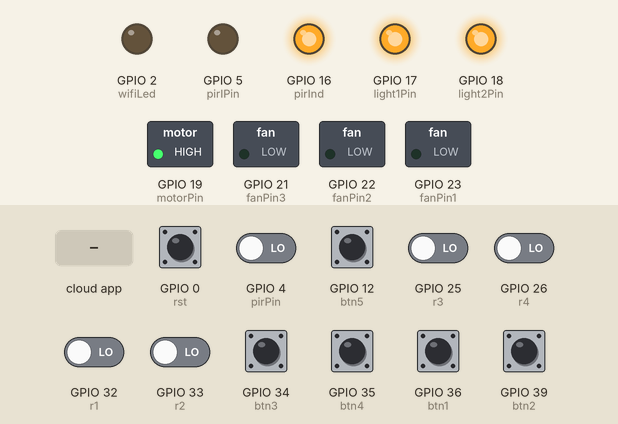
Simulated run of this sketch. Board: ESP32. Parts: switched loads named in the sketch (green lamp = pin HIGH), output pins drawn as LEDs (lit = HIGH). The test bench sets the inputs (shaded band); at power-on: GPIO 0 (rst) HIGH, GPIO 4 (pirPin), GPIO 12 (btn5), GPIO 25 (r3), GPIO 26 (r4), GPIO 32 (r1), GPIO 33 (r2), GPIO 34 (btn3), GPIO 35 (btn4), GPIO 36 (btn1), GPIO 39 (btn2) LOW. WiFi joins after 1.5 s; servers stay silent unless stated; EEPROM starts erased; what the sketch prints to the serial monitor is not drawn.

Above: at 2.4 s.
2.5 s: GPIO 4 (pirPin) driven HIGH
At 3.2 s:
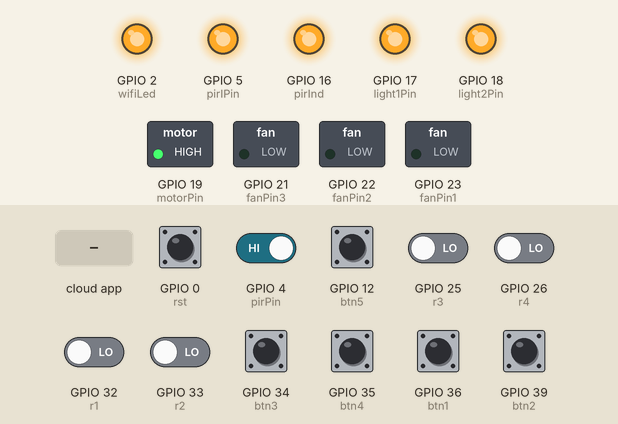
4.1 s: GPIO 12 (btn5) pulled HIGH for 0.15 s
At 5.1 s:
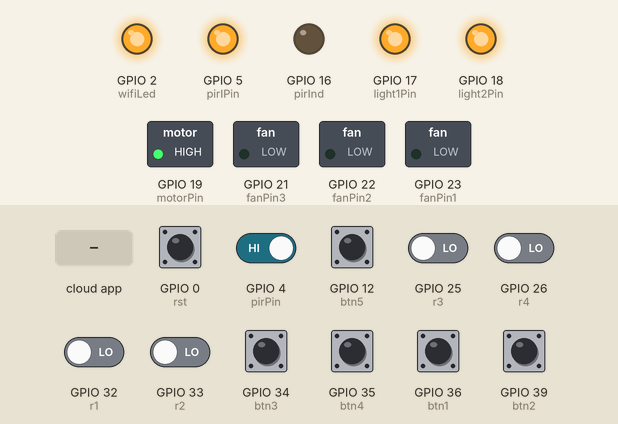
5.8 s: GPIO 25 (r3) driven HIGH
At 6.4 s:
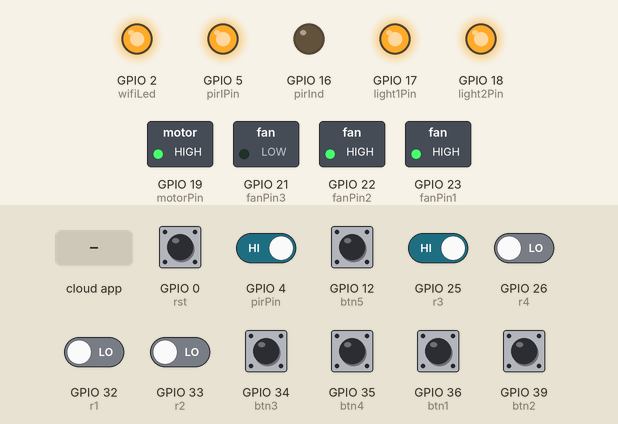
7.4 s: the phone or cloud app sets Pir to 1
At 8.4 s:
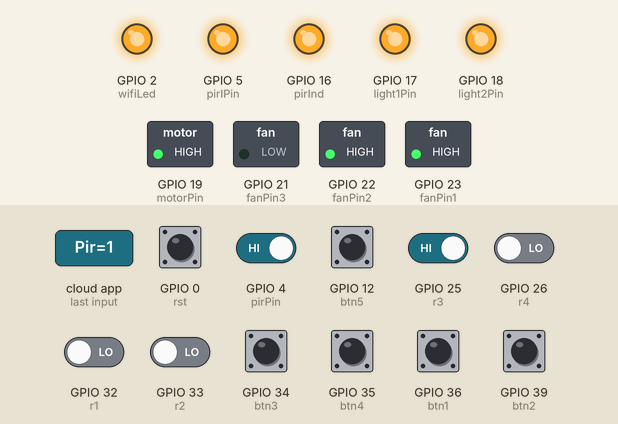
9.0 s: GPIO 26 (r4) driven HIGH
At 10.1 s:
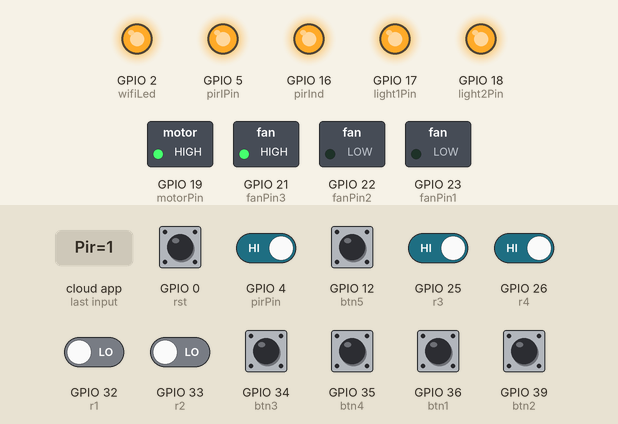
10.6 s: GPIO 32 (r1) driven HIGH
At 12.1 s:
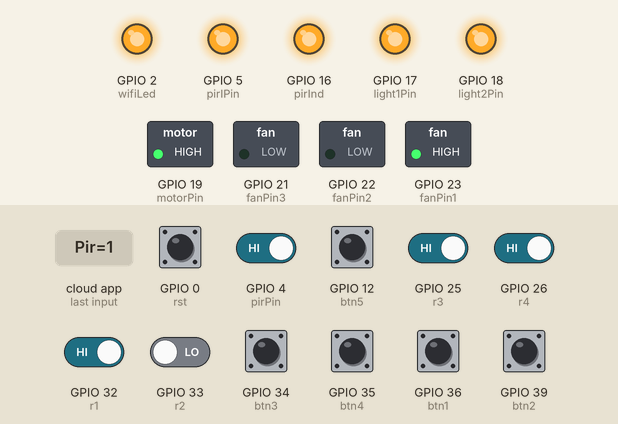
Timing chart, 0 to 13.2 s (numbered marks = the images above; inputs shaded):
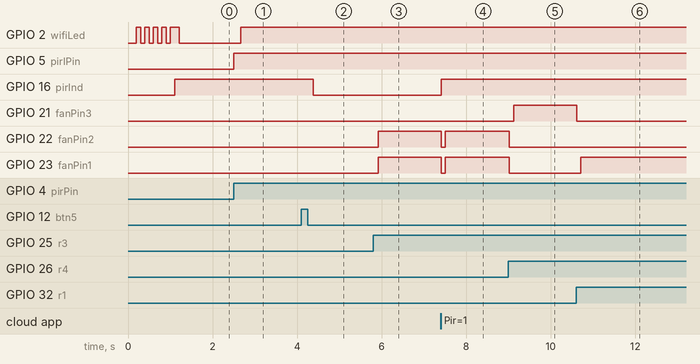

The sketch:

codeR.ino
```cpp
#include "RMaker.h"
#include "WiFi.h"
#include "WiFiProv.h"
#include <ezButton.h>
#include <EEPROM.h>
#include <IRremote.h>


#define none 2
//BLE
#define service_name "Room"
#define pop "123456789"

//timers
uint64_t w = 0;

//lightPins
#define light1Pin 17
#define light2Pin 18
#define motorPin 19
#define fanPin1 23
#define fanPin2 22
#define fanPin3 21
#define pirPin 4

//EEPROM Addr
#define light1Addr 0
#define light2Addr 1
#define motorAddr 2
#define fanAddr 3
#define fanSpeedAddr 4
#define pirAddr 5

//gpio
#define wifiLed 2
#define rst 0
#define pirInd 16
#define pirIPin 5

//deviceNames
#define light1 "Light"
#define light2 "Bed Light"
#define fan "Fan"
#define motor "Socket"
#define pir "Pir"

//DeviceStates
bool light1State = false;
bool light2State = false;
bool motorState = false;
bool fanState = false;
bool fanState1 = false;
bool fanState2 = false;
bool fanState3 = false;
uint8_t fanSpeed = 1;
bool pirState = false;
bool prevMode = false;
bool pirMode = false;
bool fanMode = false;
bool lightMode = false;

//deviceInstance
static LightBulb myLight1(light1, NULL, false);
static LightBulb myLight2(light2, NULL, false);
static Fan myFan(fan, NULL, false);
static Switch myMotor(motor, NULL, false);
static Switch myPir(pir, NULL, false);

//ezButton
#define btn1 36
#define btn2 39
#define btn3 34
#define btn4 35
#define btn5 12
ezButton button1(btn1, INPUT);
ezButton button2(btn2, INPUT);
ezButton motorBtn(btn3, INPUT);
ezButton fanBtn(btn4, INPUT);
ezButton pirBtn(btn5, INPUT);

//IrRemote
#define recvPin 27
uint32_t irData;
#define power 4244768519
#define one 4211345159
#define two 4194633479
#define three 4177921799
#define four 4144498439
#define plus 4161210119
#define minus 4094363399

void blink(uint8_t t, int speed = 100) {
  for (int i = 0; i < t; i++) {
    digitalWrite(wifiLed, LOW);
    delay(speed);
    digitalWrite(wifiLed, HIGH);
    delay(speed);
  }
}

void writeRom(uint8_t addr, bool &state) {
  EEPROM.write(addr, state);
  EEPROM.commit();
}

void controlDevice(uint8_t pin, bool &state, uint8_t addr) {
  state = !state;
  digitalWrite(pin, state);
  writeRom(addr, state);
}

#define r1 32
#define r2 33
#define r3 25
#define r4 26
struct level {
  bool cState = false;
  bool pState = true;
};

level s1;
level s2;
level s3;
level s4;

void sysProvEvent(arduino_event_t *sys_event) {
  switch (sys_event->event_id) {
    case ARDUINO_EVENT_PROV_START:
#if CONFIG_IDF_TARGET_ESP32S2
      Serial.printf("\nProvisioning Started with name \"%s\" and PoP \"%s\" on SoftAP\n", service_name, pop);
      printQR(service_name, pop, "softap");
#else
      Serial.printf("\nProvisioning Started with name \"%s\" and PoP \"%s\" on BLE\n", service_name, pop);
      printQR(service_name, pop, "ble");
#endif
      break;
    default:;
  }
}

void write_callback(Device *device, Param *param, const param_val_t val, void *priv_data, write_ctx_t *ctx) {
  const char *device_name = device->getDeviceName();
  const char *param_name = param->getParamName();

  if (strcmp(device_name, light1) == 0) {
    if (strcmp(param_name, "Power") == 0) {
      light1State = !(val.val.b);
      controlDevice(light1Pin, light1State, light1Addr);
      param->updateAndReport(val);
      (light1State) ? lightMode = true : lightMode = false;
    }
  }

  if (strcmp(device_name, light2) == 0) {
    if (strcmp(param_name, "Power") == 0) {
      light2State = !(val.val.b);
      controlDevice(light2Pin, light2State, light2Addr);
      param->updateAndReport(val);
    }
  }

  if (strcmp(device_name, motor) == 0) {
    if (strcmp(param_name, "Power") == 0) {
      motorState = !(val.val.b);
      controlDevice(motorPin, motorState, motorAddr);
      param->updateAndReport(val);
    }
  }

  if (strcmp(device_name, fan) == 0) {
    if (strcmp(param_name, "Power") == 0) {
      fanState = !(val.val.b);
      controlFan();
      (fanState) ? fanMode = true : fanMode = false;
    }
    if (strcmp(param_name, "Speed") == 0) {
      fanSpeed = val.val.i;
      fanSpeedControl();
    }
  }

  if (strcmp(device_name, pir) == 0) {
    if (strcmp(param_name, "Power") == 0) {
      pirMode = val.val.b;
      Serial.print("pirmode: ");
      Serial.println(pirMode);
      writeRom(pirAddr, pirMode);
      param->updateAndReport(val);
    }
  }
}


void setup() {
  Serial.begin(115200);
  EEPROM.begin(6);
  IrReceiver.begin(recvPin, ENABLE_LED_FEEDBACK);
  pinMode(light1Pin, OUTPUT);
  pinMode(light2Pin, OUTPUT);
  pinMode(fanPin1, OUTPUT);
  pinMode(fanPin2, OUTPUT);
  pinMode(fanPin3, OUTPUT);
  pinMode(motorPin, OUTPUT);
  pinMode(pirInd, OUTPUT);
  pinMode(pirIPin, OUTPUT);
  digitalWrite(light1Pin, light1State);
  digitalWrite(light2Pin, light2State);
  digitalWrite(motorPin, motorState);
  fanOff();
  pinMode(wifiLed, OUTPUT);
  pinMode(pirPin, INPUT);
  pinMode(rst, INPUT);
  pinMode(r1, INPUT);
  pinMode(r2, INPUT);
  pinMode(r3, INPUT);
  pinMode(r4, INPUT);

  blink(5);

  button1.setDebounceTime(100);
  button2.setDebounceTime(100);
  motorBtn.setDebounceTime(100);
  fanBtn.setDebounceTime(100);
  pirBtn.setDebounceTime(100);


  Param fanLevel("Speed", "custom.param.speed", value(1), PROP_FLAG_READ | PROP_FLAG_WRITE);
  fanLevel.addBounds(value(1), value(4), value(1));
  fanLevel.addUIType(ESP_RMAKER_UI_SLIDER);
  myFan.addParam(fanLevel);

  Node newNode;
  newNode = RMaker.initNode("Room", "Smart Home");

  myLight1.addCb(write_callback);
  myLight2.addCb(write_callback);
  myFan.addCb(write_callback);
  myMotor.addCb(write_callback);
  myPir.addCb(write_callback);

  newNode.addDevice(myLight1);
  newNode.addDevice(myLight2);
  newNode.addDevice(myFan);
  newNode.addDevice(myMotor);
  newNode.addDevice(myPir);

  RMaker.enableOTA(OTA_USING_PARAMS);
  RMaker.enableTZService();
  RMaker.enableSchedule();
  RMaker.start();

  WiFi.onEvent(sysProvEvent);

#if CONFIG_IDF_TARGET_ESP32
  WiFiProv.beginProvision(WIFI_PROV_SCHEME_BLE, WIFI_PROV_SCHEME_HANDLER_FREE_BTDM, WIFI_PROV_SECURITY_1, pop, service_name);
#else
  WiFiProv.beginProvision(WIFI_PROV_SCHEME_SOFTAP, WIFI_PROV_SCHEME_HANDLER_NONE, WIFI_PROV_SECURITY_1, pop, service_name);
#endif

  light1State = EEPROM.read(light1Addr);
  light2State = EEPROM.read(light2Addr);
  motorState = EEPROM.read(motorAddr);
  fanState = EEPROM.read(fanAddr);
  fanSpeed = EEPROM.read(fanSpeedAddr);
  pirMode = EEPROM.read(pirAddr);
  prevMode = pirMode;

  digitalWrite(pirInd, pirMode);
  digitalWrite(light1Pin, light1State);
  digitalWrite(light2Pin, light2State);
  digitalWrite(motorPin, motorState);
  fanOff();
  fanSpeedControl();

  (light1State) ? lightMode = true : lightMode = false;
  (fanState) ? fanMode = true : fanMode = false;

  myLight1.updateAndReportParam("Power", light1State);
  myLight2.updateAndReportParam("Power", light2State);
  myFan.updateAndReportParam("Power", fanState);
  myMotor.updateAndReportParam("Power", motorState);
  myPir.updateAndReportParam("Power", pirMode);
}

void loop() {
  if (digitalRead(rst) == LOW) {
    Serial.printf("Reset Button Presses!\n");
    delay(100);
    int startTime = millis();
    while (digitalRead(rst) == LOW) delay(50);
    int endTime = millis();
    if ((endTime - startTime) > 10000) {
      blink(3);
      Serial.printf("Reset to factory.\n");
      RMakerFactoryReset(2);
    } else if ((endTime - startTime) > 3000) {
      Serial.printf("Reset Wi-Fi.\n");
      blink(5, 400);
      RMakerWiFiReset(2);
    }
  }
  delay(10);
  if (WiFi.status() != WL_CONNECTED) {
    digitalWrite(wifiLed, LOW);
    if (millis() - w > 5000) {
      WiFi.reconnect();
      w = millis();
    }
  } else digitalWrite(wifiLed, HIGH);

  manualSwitchs();
  regulator();
  remote();
  pirSensor();

  if (pirMode == true && prevMode == false) {
    (pirState) ? fanState = false : fanState = true;
    (pirState) ? light1State = false : light1State = true;
    controlFan();
    controlDevice(light1Pin, light1State, light1Addr);
    myLight1.updateAndReportParam("Power", light1State);
    Serial.println("Testing Function");
  }
  if (pirMode != prevMode) prevMode = pirMode;
}

void manualSwitchs() {
  button1.loop();
  if (button1.isPressed()) {
    controlDevice(light1Pin, light1State, light1Addr);
    (light1State) ? lightMode = true : lightMode = false;
    myLight1.updateAndReportParam("Power", light1State);
  }

  button2.loop();
  if (button2.isPressed()) {
    controlDevice(light2Pin, light2State, light2Addr);
    myLight2.updateAndReportParam("Power", light2State);
  }

  motorBtn.loop();
  if (motorBtn.isPressed()) {
    controlDevice(motorPin, motorState, motorAddr);
    myMotor.updateAndReportParam("Power", motorState);
  }

  fanBtn.loop();
  if (fanBtn.isPressed()) {
    controlFan();
    (fanState) ? fanMode = true : fanMode = false;
  }

  pirBtn.loop();
  if (pirBtn.isPressed()) {
    pirMode = !pirMode;
    Serial.print("pirmode: ");
    Serial.println(pirMode);
    writeRom(pirAddr, pirMode);
    myPir.updateAndReportParam("Power", pirMode);
  }
}

//controls
void controlFan() {
  fanState = !fanState;
  (fanState) ? fanOn() : fanOff();
  myFan.updateAndReportParam("Power", fanState);
  writeRom(fanAddr, fanState);
}

void fanOff() {
  digitalWrite(fanPin1, false);
  digitalWrite(fanPin2, false);
  digitalWrite(fanPin3, false);
  delay(100);
}

void fanOn() {
  fanOff();
  digitalWrite(fanPin1, fanState1);
  digitalWrite(fanPin2, fanState2);
  digitalWrite(fanPin3, fanState3);
  delay(50);
}

void fanSpeedControl() {
  if (fanSpeed == 1) speed1();
  if (fanSpeed == 2) speed2();
  if (fanSpeed == 3) speed3();
  if (fanSpeed == 4) speed4();
  myFan.updateAndReportParam("Speed", fanSpeed);
  EEPROM.write(fanSpeedAddr, fanSpeed);
  EEPROM.commit();
}

void speed1() {
  fanState1 = true;
  fanState2 = false;
  fanState3 = false;
  if (fanState) fanOn();
}

void speed2() {
  fanState1 = false;
  fanState2 = true;
  fanState3 = false;
  if (fanState) fanOn();
}

void speed3() {
  fanState1 = true;
  fanState2 = true;
  fanState3 = false;
  if (fanState) fanOn();
}

void speed4() {
  fanState1 = false;
  fanState2 = false;
  fanState3 = true;
  if (fanState) fanOn();
}

void regulator() {
  s1.cState = digitalRead(r1);
  s2.cState = digitalRead(r2);
  s3.cState = digitalRead(r3);
  s4.cState = digitalRead(r4);
  delay(10);

  if (s1.cState && s1.pState == false) {
    fanSpeed = 1;
    fanSpeedControl();
    Serial.print("fan Speed 1");
  }

  if (s2.cState && s2.pState == false) {
    fanSpeed = 2;
    fanSpeedControl();
    Serial.print("fan Speed 2");
  }

  if (s3.cState && s3.pState == false) {
    fanSpeed = 3;
    fanSpeedControl();
    Serial.print("fan Speed 3");
  }

  if (s4.cState && s4.pState == false) {
    fanSpeed = 4;
    fanSpeedControl();
    Serial.print("fan Speed 4");
  }

  if (s1.cState != s1.pState) {
    s1.pState = s1.cState;
  }

  if (s2.cState != s2.pState) {
    s2.pState = s2.cState;
  }

  if (s3.cState != s3.pState) {
    s3.pState = s3.cState;
  }

  if (s4.cState != s4.pState) {
    s4.pState = s4.cState;
  }
}

//REMOTE CONTROL
void remote() {
  if (IrReceiver.decode()) {
    irData = IrReceiver.decodedIRData.decodedRawData;
    Serial.println(irData);
    delay(100);
    switch (irData) {
      // all off/on
      case power:
        pirMode = !pirMode;
        Serial.print("pirmode: ");
        Serial.println(pirMode);
        writeRom(pirAddr, pirMode);
        myPir.updateAndReportParam("Power", pirMode);
        break;
      // light 1
      case one:
        controlDevice(light1Pin, light1State, light1Addr);
        (light1State) ? lightMode = true : lightMode = false;
        myLight1.updateAndReportParam("Power", light1State);
        break;
      // light 2
      case two:
        controlDevice(light2Pin, light2State, light2Addr);
        myLight2.updateAndReportParam("Power", light2State);
        break;
      // fan
      case three:
        controlFan();
        (fanState) ? fanMode = true : fanMode = false;
        break;
      // shocket
      case four:
        controlDevice(motorPin, motorState, motorAddr);
        myMotor.updateAndReportParam("Power", motorState);
        break;
      case plus:
        if (fanSpeed < 4) {
          fanSpeed++;
          fanSpeedControl();
          Serial.printf("fan Speed is %d\n", fanSpeed);
        }
        break;
      case minus:
        if (fanSpeed > 1) {
          fanSpeed--;
          fanSpeedControl();
          Serial.printf("fan Speed is %d\n", fanSpeed);
        }
        break;
    }
    IrReceiver.resume();
    irData = 0;
  }
}

uint8_t pirStatus() {
  if (pirState == false) {
    if (digitalRead(pirPin) == true) {
      Serial.println("Motion Detected");
      pirState = true;
      digitalWrite(pirIPin, true);
      return true;
    }
  } else {
    if (digitalRead(pirPin) == false) {
      Serial.println("Motion End");
      pirState = false;
      digitalWrite(pirIPin, false);
      return false;
    }
  }
  return none;
}

void pirSensor() {
  uint8_t status = pirStatus();
  if (pirMode) {
    if (status != none) {
      Serial.printf("Fanmode = %d || lightMode = %d \n", fanMode, lightMode);
      if (fanMode) {
        (status) ? fanState = false : fanState = true;
        controlFan();
      }
      if (lightMode) {
        (status) ? light1State = false : light1State = true;
        controlDevice(light1Pin, light1State, light1Addr);
        myLight1.updateAndReportParam("Power", light1State);
      }
    }
    digitalWrite(pirInd, true);
  } else {
    digitalWrite(pirInd, false);
  }
}
```

Measured:
- after the input at 2.5 s, GPIO 5 (pirIPin): LOW → HIGH at once
- after the input at 4.1 s, GPIO 16 (pirInd): HIGH → LOW after 0.28 s
- after the input at 5.8 s, GPIO 22 (fanPin2), GPIO 23 (fanPin1): LOW → HIGH after 0.12 s
- after the input at 7.4 s, GPIO 16 (pirInd): LOW → HIGH at once; GPIO 22 (fanPin2), GPIO 23 (fanPin1): HIGH → LOW at once, → HIGH 0.10 s later
- after the input at 9.0 s, GPIO 21 (fanPin3): LOW → HIGH after 0.12 s; GPIO 22 (fanPin2), GPIO 23 (fanPin1): HIGH → LOW at once
- after the input at 10.6 s, GPIO 21 (fanPin3): HIGH → LOW at once; GPIO 23 (fanPin1): LOW → HIGH after 0.11 s
